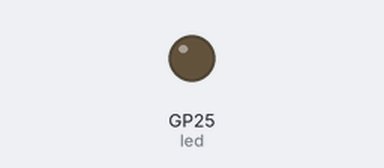
Bench run of a program on a simulated Raspberry Pi Pico running MicroPython. Parts: output pins drawn as LEDs (lit = HIGH).

Above: at 0.5 s.
At 5.9 s:
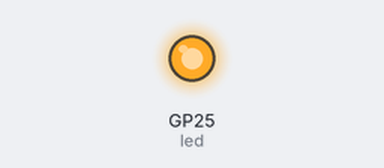
Timing chart, 0 to 6.3 s (numbered marks = the images above):
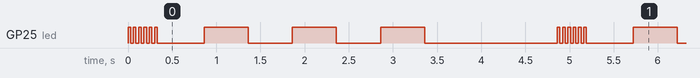

The program:

led_flasher.py
```python
"""
┏━━━━━━━━━━━━━━━━━━━━━━━━━━━━━━━━━━━━━━━━━━━━━━━━━━━━━━━━━━┓
┃ Raspberry Pi Pico LED Flasher (MicroPython)              ┃
┃                                                          ┃
┃ A program to control an onboard LED with alternating     ┃
┃ fast flashes and regular blinks.                         ┃
┃                                                          ┃
┃ Copyright (c) 2023 Anderson Costa                        ┃
┃ GitHub: github.com/arcostasi                             ┃
┃ License: MIT                                             ┃
┗━━━━━━━━━━━━━━━━━━━━━━━━━━━━━━━━━━━━━━━━━━━━━━━━━━━━━━━━━━┛
"""

from machine import Pin
import utime

led = Pin(25, Pin.OUT)

FAST_FLASH_DELAY =         30  # 30 ms for fast flash
SLOW_FLASH_DELAY =        500  # 500 ms for slow flash
FAST_FLASH_COUNT =          6  # Number of fast flashes
SLOW_FLASH_COUNT =          3  # Number of slow flashes

def flash_led(delay, count):
    # Loop through the given number of times (count) to flash the LED
    for _ in range(count):
        led.toggle()           # Toggle the LED state (on/off)
        utime.sleep_ms(delay)  # Wait for the specified delay time
        led.toggle()           # Toggle the LED state (on/off) again
        utime.sleep_ms(delay)  # Wait for the specified delay time

while True:
    # Fast flashing sequence
    flash_led(FAST_FLASH_DELAY, FAST_FLASH_COUNT)

    # Short pause between sequences
    utime.sleep_ms(500)

    # Slow flashing sequence
    flash_led(SLOW_FLASH_DELAY, SLOW_FLASH_COUNT)

    # Longer pause between sequences
    utime.sleep_ms(1000)
```

Measured:
- by itself, GP25 (led): repeats every 4.9 s: 5 × (LOW 0.03 s, HIGH 0.03 s), LOW 0.53 s, 2 × (HIGH 0.50 s, LOW 0.50 s), HIGH 0.50 s, LOW 1.5 s, HIGH 0.03 s
- by itself, everything shown: repeats every 4.9 s, in 8 steps
